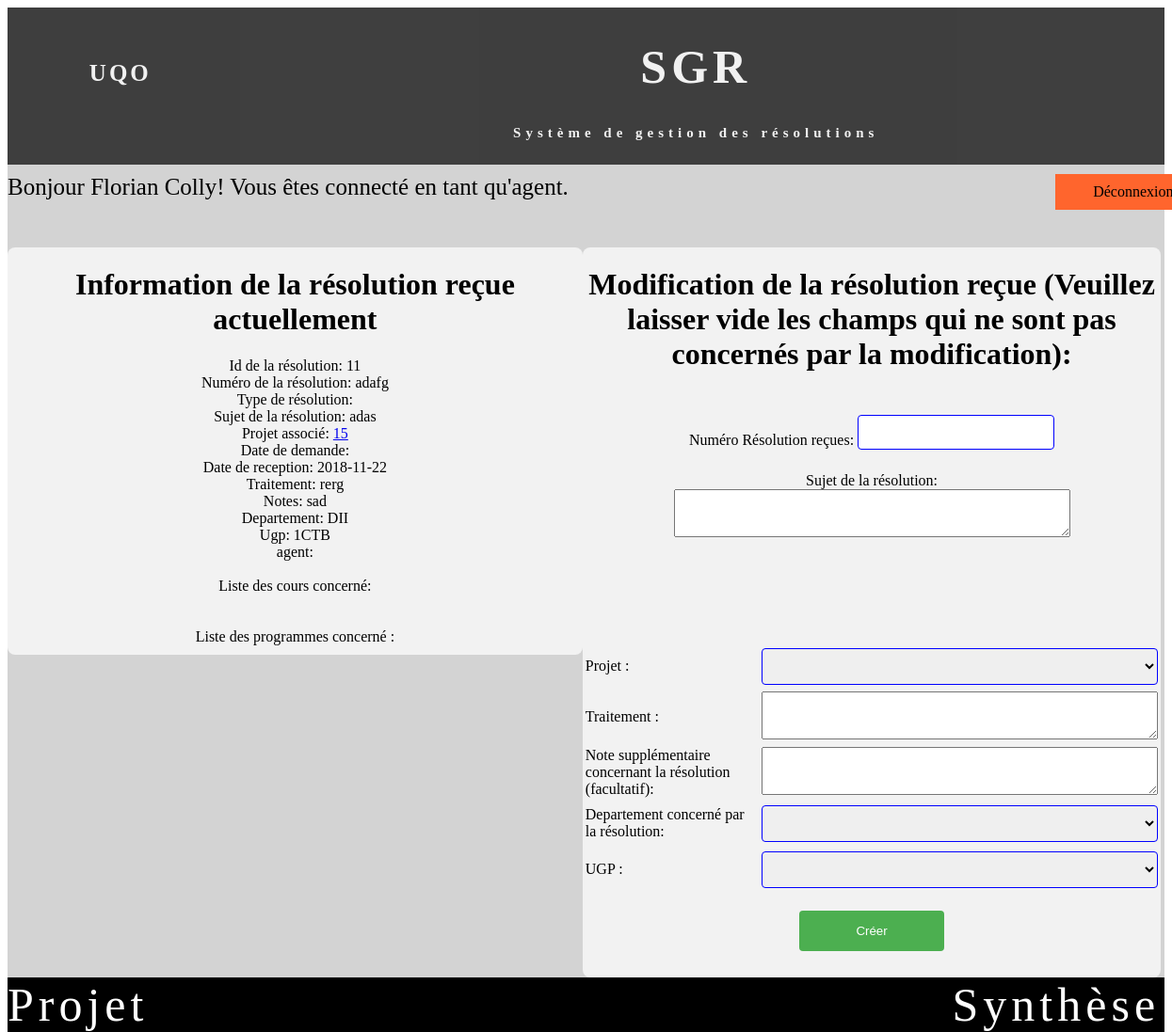
Screenshot of /index.php?action=modifierResoSoumi&num=11 (signed in) with the database file from the repository.
### tables this page shows
CREATE TABLE IF NOT EXISTS `receptionreso` (
  `id` int(5) NOT NULL AUTO_INCREMENT,
  `NumReception` varchar(10) NOT NULL,
  `Sujet` varchar(300) DEFAULT NULL,
  `NumProjet_id` int(11) DEFAULT NULL,
  `DateDemande` date DEFAULT NULL,
  `DateReception` date NOT NULL,
  `Traitement` varchar(60) DEFAULT NULL,
  `Notes` varchar(2000) DEFAULT NULL,
  `Departement_id` varchar(10) DEFAULT NULL,
  `codeUgp_id` varchar(10) DEFAULT NULL,
  `agent_id` varchar(50) DEFAULT NULL,
  PRIMARY KEY (`id`),
  UNIQUE KEY `NumReception` (`id`)
);

### controller/controlAgent.php (called while the page is built, shortened)
<?php
class controlAgent {
    private $vue;
    private $modelCour;
    private $modelProg;
    private $modelUgp;
    private $modelProjet;
    private $modelReceptionReso;
    private $modelDepartement;
    private $modelTypeResolution;
    function __construct() {
        $this->vue = new VueAgent();
        $this->modelCour = new Cour();
        $this->modelProg = new Programme();
        $this->modelUgp = new Ugp();
        $this->modelProjet = new Projet();
        $this->modelReceptionReso = new ReceptionReso();
        $this->modelDepartement = new Departement();
        $this->modelTypeResolution = new typeResolution();
    }
    public function modifierResoSoumi() {
        $id = filter_var($_GET["num"], FILTER_SANITIZE_NUMBER_INT);
        $reso = $this->modelReceptionReso->rechercheResoParId($id);
        $programmeReso = $this->modelProg->programmeAssocier($id);
        $courReso = $this->modelCour->courAssocier($id);
        $cour = $this->modelCour->allCourTrie();
        $prog = $this->modelProg->allProgrammeTrie();
        $ugp = $this->modelUgp->allUgpTrie();
        $projet = $this->modelProjet->allProjetTrie();
        $departement = $this->modelDepartement->allDepartementTrie();
        $type = $this->modelTypeResolution->rechercheTypeParReso($id);
        $this->vue->afficherFormulaireModif($reso, $programmeReso, $courReso, $cour, $prog, $ugp, $projet, $departement, $type);
    }
}

### model/receptionReso.php (called while the page is built, shortened)
<?php
class ReceptionReso {
    private $id;
    private $num;
    private $sujet;
    private $numProjet_id;
    private $dateReception;
    private $traitement;
    private $notes;
    private $departement_id;
    private $codeUgp_id;
    function creerReceptionReso($i, $n, $s, $np, $dd, $dr, $t, $nt, $d, $c, $a) {
        $reso = new ReceptionReso();
        $reso->id = $i;
        $reso->num = $n;
        $reso->sujet = $s;
        $reso->numProjet_id = $np;
        $reso->dateDemande = $dd;
        $reso->dateReception = $dr;
        $reso->traitement = $t;
        $reso->notes = $nt;
        $reso->departement_id = $d;
        $reso->codeUgp_id = $c;
        $reso->agent_id = $a;
        return ($reso);
    }
    function rechercheResoParId($id) {
        $bdd = new ConnexionBDD();
        $sql = "SELECT * FROM receptionreso WHERE id=$id";
        $result = mysqli_query($bdd->getConnexionBDD(), $sql);
        $reso = new ReceptionReso();
        while ($row = mysqli_fetch_array($result)) {
            $reso = $this->creerReceptionReso($row["id"], $row["NumReception"], $row["Sujet"], $row["NumProjet_id"], $row["DateDemande"], $row["DateReception"], $row["Traitement"], $row["Notes"], $row["Departement_id"], $row["codeUgp_id"], $row["agent_id"]);
        }
        return($reso);
    }
    function getId() {
        return $this->id;
    }
    function getNum() {
        return $this->num;
    }
    function getSujet() {
        return $this->sujet;
    }
    function getNumProjet_id() {
        return $this->numProjet_id;
    }
    function getDateReception() {
        return $this->dateReception;
    }
    function getTraitement() {
        return $this->traitement;
    }
    function getNotes() {
        return $this->notes;
    }
    function getDepartement_id() {
        return $this->departement_id;
    }
    function getCodeUgp_id() {
        return $this->codeUgp_id;
    }
}

### model/connexionBDD.php (called while the page is built, shortened)
<?php
class  ConnexionBDD
{
    private  $con;
    function __construct()
    {
        $this->con = mysqli_connect("localhost","root","","decanat");
        $this->con->set_charset('utf8');
    }
    public function getConnexionBDD() {
     return  $this->con;
   }
}
?>

### model/projet.php (called while the page is built, shortened)
<?php
class Projet {
    private $num;
    function creerProjet($no, $a, $d, $e, $n, $l) {
        $projet = new Projet();
        $projet->num = $no;
        $projet->agent = $a;
        $projet->description = $d;
        $projet->etat = $e;
        $projet->note = $n;
        $projet->lien = $l;
        return ($projet);
    }
    function allProjetTrie() {
        $bdd = new ConnexionBDD();
        $sql = "SELECT * FROM projet ORDER BY NumProjet ASC";
        $result = mysqli_query($bdd->getConnexionBDD(), $sql);
        $allProjet = array();
        while ($row = mysqli_fetch_array($result)) {
            $projet = $this->creerProjet($row["NumProjet"], $row["agent_id"], $row["DescriptionProjet"], $row["EtatProjet"], $row["Notes"], $row["LienDossier"]);
            array_push($allProjet, $projet);
        }
        return($allProjet);
    }
    function getNum() {
        return $this->num;
    }
}

### model/departement.php (called while the page is built, shortened)
<?php
class Departement {
    private $num;
    function creerDepartement($num, $nom, $secteur) {
        $projet = new Departement();
        $projet->num = $num;
        $projet->nom = $nom;
        $projet->secteur = $secteur;
        return ($projet);
    }
    function allDepartementTrie() {
        $bdd = new ConnexionBDD();
        $sql = "SELECT * FROM departement ORDER BY NumDepartement ASC";
        $result = mysqli_query($bdd->getConnexionBDD(), $sql);
        $allDepartement = array();
        while ($row = mysqli_fetch_array($result)) {
            $dep = $this->creerDepartement($row["NumDepartement"], $row["NomDepartement"], $row["NomSecteur_id"]);
            array_push($allDepartement, $dep);
        }
        return($allDepartement );
    }
    function getNum() {
        return $this->num;
    }
}

### model/ugp.php (called while the page is built, shortened)
<?php
class Ugp {
    private $code;
    private function creerUgp($c, $n, $cy, $num) {
        $ugp = new Ugp();
        $ugp->code = $c;
        $ugp->nom = $n;
        $ugp->cycle = $cy;
        $ugp->numDepart = $num;
        return ($ugp);
    }
    function allUgpTrie() {
        $bdd = new ConnexionBDD();
        $sql = "SELECT * FROM ugp ORDER BY CodeUGP ASC";
        $result = mysqli_query($bdd->getConnexionBDD(), $sql);
        $allUgp = array();
        while ($row = mysqli_fetch_array($result)) {
            $ugp = $this->creerUgp($row["CodeUGP"], $row["NomUGP"], $row["cycle"], $row["NumDepartement_id"]);
            array_push($allUgp, $ugp);
        }
        return($allUgp);
    }
    function getCode() {
        return $this->code;
    }
}

### view/vueAgent.php (the view, shortened to what this page needs)
<?php
class VueAgent {
    public function afficherFormulaireModif($reso, $programmeReso, $courReso, $cour, $programme, $ugp, $projet, $departement, $type) {
        $nbCour = 0;
        $nbProgramme = 0;
        echo('<div id="" class="row">
        <div id="divhalf1">
        <h1> Information de la résolution reçue actuellement </h1>
        Id de la résolution:    ' . $reso->getId() . '<br>
                Numéro de la résolution:    ' . $reso->getNum() . '<br>
                Type de  résolution:    ' . $type->getIdReso() . '<br>
                Sujet de la résolution:     ' . $reso->getSujet() . '<br>
                Projet associé:     <a href="index.php?action=projet&id=' . $reso->getNumProjet_id() . '"> ' . $reso->getNumProjet_id() . '</a><br>
                Date de demande:    ' . $reso->getDateDemande() . '<br>
                Date de reception:    ' . $reso->getDateReception() . '<br>
                Traitement:     ' . $reso->getTraitement() . '<br>
                Notes:  ' . $reso->getNotes() . '<br>
                Departement:    ' . $reso->getDepartement_id() . '<br>
                Ugp:    ' . $reso->getCodeUgp_id() . '<br>
                agent:  ' . $reso->getAgent_id() . '<br><br>
                     Liste des cours concerné: <br>
                ');
        echo('  <br> <br>Liste des programmes concerné :  <br>');
        echo('</div>
            <div id="divhalf2">
              <form action="index.php?action=traitementModifReso&id=' . $reso->getId() . '&nbCour=' . $nbCour . '&nbProg=' . $nbProgramme . '" class="formModifReso" method="POST">
        <h1> Modification de la résolution reçue (Veuillez laisser vide les champs qui ne sont pas concernés par la modification):</h1><br>
             <center>
             <table class="table1">
             <tr>
                <td><label for="num">Numéro Résolution reçues: </label></td>
        <td><input type="text" id="num"  name="num" ><br><br>
        </td></tr>
        </table>
         <div class="sujet">
        <label for="sujet">Sujet de la résolution:</label>
           <br>
                <textarea name="sujet" rows="3" cols="50" ></textarea>
                <br><br>
               </div>
               <center>
               <table class="table1">
            <tr>
            <td><label for="projet">Projet : </label></td>
         <td><select id="projet" name="projet">');
        echo('<option value=""></option>');
        foreach ($projet as $value) {
            echo('<option value="' . $value->getNum() . '">' . $value->getNum() . ': ' . $value->getDescription() . '</option>');
        }
        echo('</select></td></tr>  ');
        echo('<tr> <td><label for="traitement">Traitement :</label></td>
           <br>
                 <td><textarea name="traitement" rows="3" cols="50"  ></textarea></td></tr>
<tr> <td><label for="noteReso">Note supplémentaire concernant la résolution (facultatif):</label></td>
           <br>
                 <td><textarea name="noteReso" rows="3" cols="50"  ></textarea></td></tr>
<tr>
                <td><label for="departement">Departement concerné par la résolution: </label></td>
                <td><select id="departement"  name="departement">');
        echo('<option value=""></option>');
        foreach ($departement as $value) {
            echo('<option value="' . $value->getNum() . '">' . $value->getNum() . ': ' . $value->getNom() . '</option>');
        }
        echo('</select></td>
        </tr>
                   <br>
<tr>
        <td><label for="ugp">UGP : </label></td>
         <td><select id="ugp" name="ugp">');
        echo('<option value=""></option>');
        foreach ($ugp as $value) {
            echo('<option value="' . $value->getCode() . '">' . $value->getcode() . ': ' . $value->getNom() . '</option>');
        }
        echo('</select><br></td></tr>');
        echo('<br><br></table>
          <tr><td><div id="divb"> <input type="submit" name="valider" value="Créer"></div></tr>
           </center>
           </div>
           </form>
           </div>
           ');
    }
}

### css/stylesheet.css (style rules this page uses)
html, body { height: 100%; }
.row:after { content: ""; display: table; clear: both; }
input[type=text], [type=password], select { width: 25%; padding: 10px 20px; margin: 15px 0; display: inline-block; border: 1px solid #ccc; border-radius: 4px; box-sizing: border-box; }
input[type=submit] { width: 25%; background-color: #4CAF50; color: white; padding: 14px 20px; margin: 18px 0; border: none; border-radius: 4px; cursor: pointer; }
.table1 td { text-align: left; }
.table1 input[type=text] { width: 100%; padding-left: 10px; margin: 3px 0; display: inline-block; text-align: center; border-radius: 4px; border: 1px solid blue; box-sizing:border-box; }
.table1 select { width: 100%; padding-left: 10px; margin: 3px 0; display: inline-block; border-radius: 4px; border: 1px solid blue; box-sizing:border-box; }
#divhalf1 { width: 49.7%; margin-top: 30px; border-radius: 8px; background-color: #f2f2f2; padding-bottom: 10px; text-align: center; float: left; }
#divhalf2 { width: 50%; margin-top: 30px; border-radius: 8px; background-color: #f2f2f2; padding-bottom:10px; text-align: center; float: left; }
#divb { width: 100%; text-align: center; }

### rows the page displays
receptionreso: id "11", NumReception "adafg", Sujet "adas", NumProjet "15", DateReception "2018-11-22", Traitement "rerg", Notes "sad", Departement "DII", codeUgp "1CTB"

### other values shown
$_SESSION["prenom"] "Florian"
$_SESSION["nom"] "Colly"
